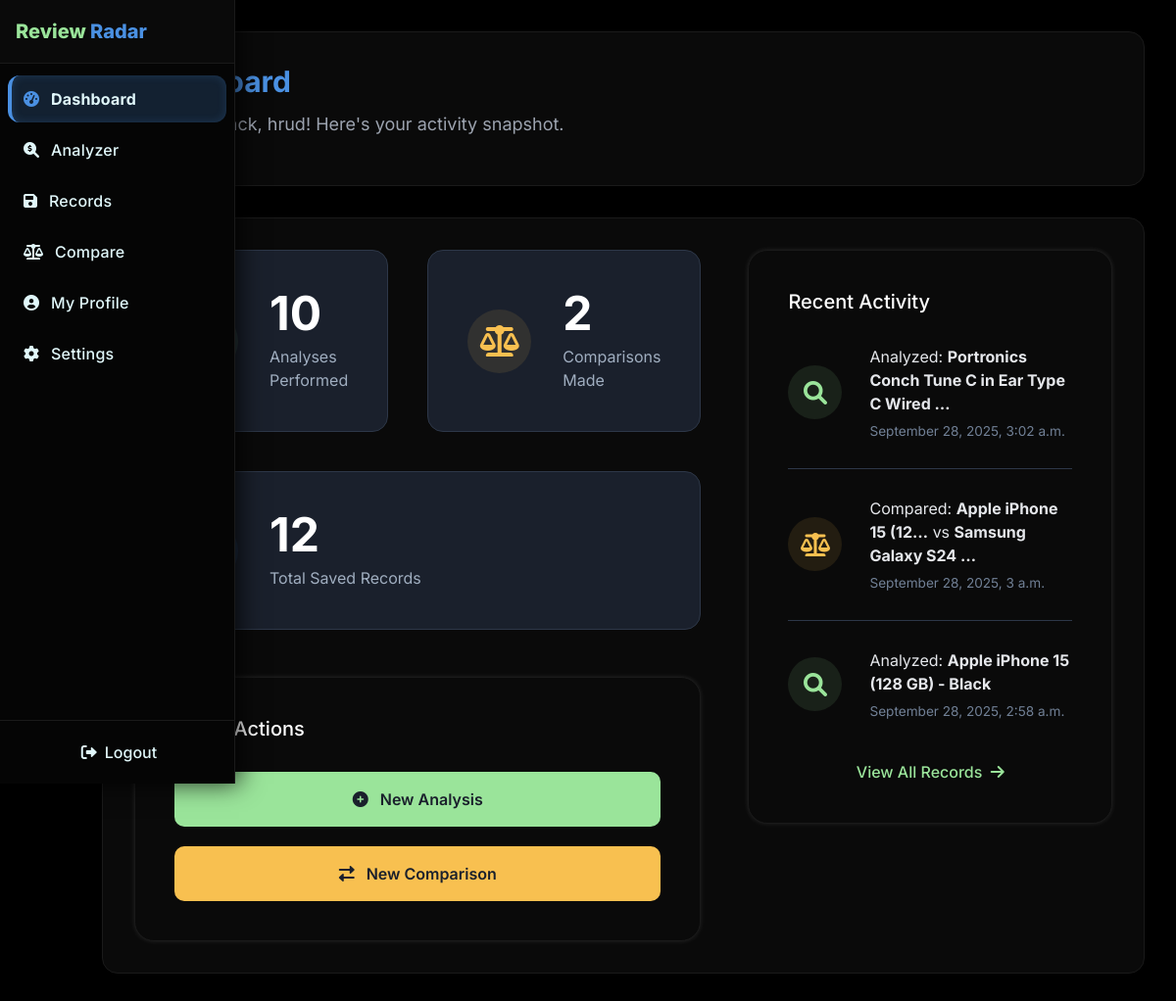
The app's page /user/dashboard/ (signed in), older data.
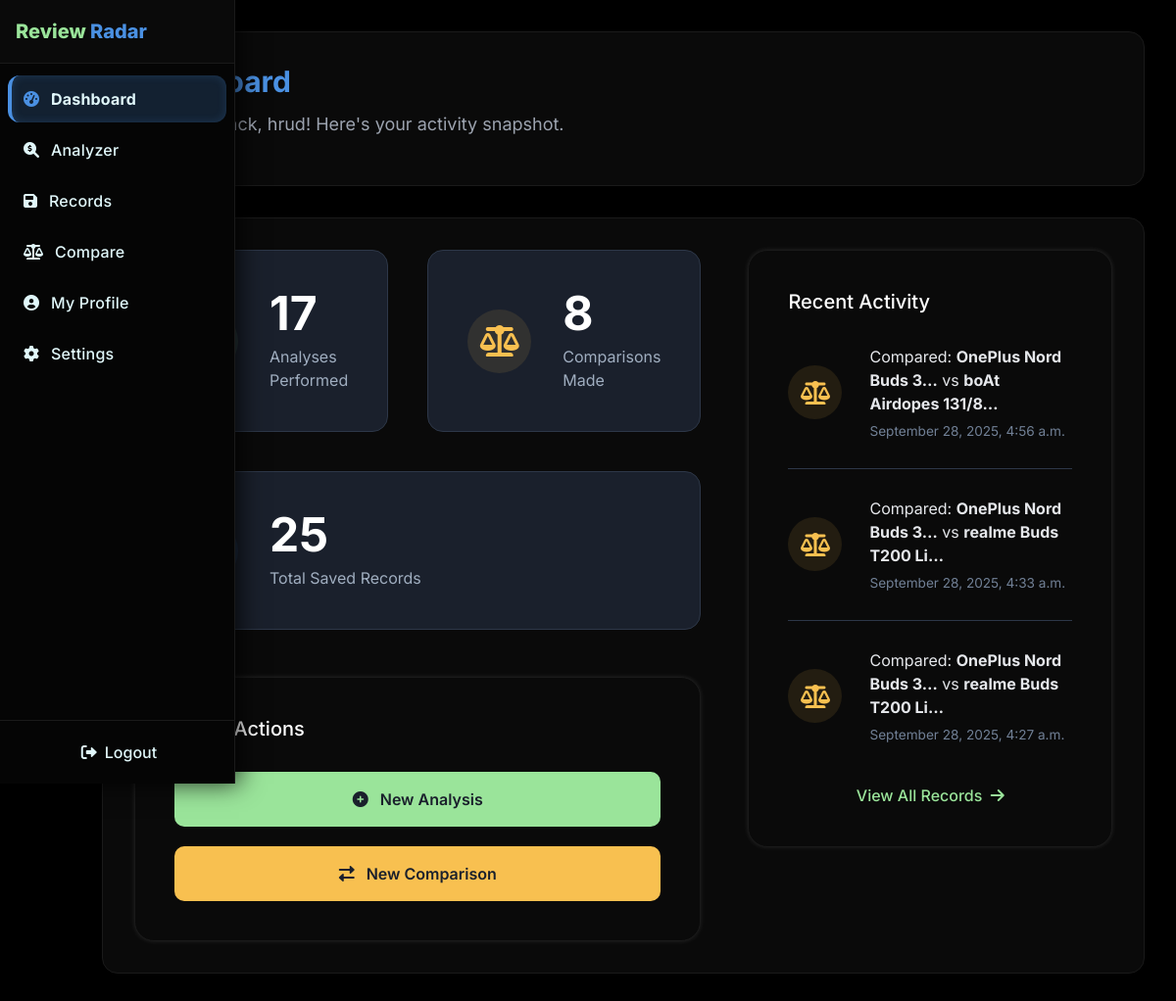
The same page, newer data.
### users/models.py (models this page shows, shortened)
class ProductAnalysis(models.Model):
    user = models.ForeignKey(User, on_delete=models.CASCADE, related_name='analyses')
    product_url = models.URLField(max_length=1024)
    product_name = models.CharField(max_length=512)
    analysis_data = models.JSONField()
    created_at = models.DateTimeField(auto_now_add=True)
    @property
    def record_type(self):
        return 'analysis'
    class Meta:
        ordering = ['-created_at']

class ProductComparison(models.Model):
    user = models.ForeignKey(User, on_delete=models.CASCADE, related_name='comparisons')
    product_url_1 = models.URLField(max_length=1024)
    product_name_1 = models.CharField(max_length=512)
    analysis_data_1 = models.JSONField()
    product_url_2 = models.URLField(max_length=1024)
    product_name_2 = models.CharField(max_length=512)
    analysis_data_2 = models.JSONField()
    comparison_metrics = models.JSONField()
    created_at = models.DateTimeField(auto_now_add=True)
    @property
    def record_type(self):
        return 'comparison'
    class Meta:
        ordering = ['-created_at']

### users/views.py (the view)
# urls.py: path('dashboard/', views.user_dashboard, name='user_dashboard'),
@login_required(login_url='/user/login/')
def user_dashboard(request):
    analyses_count = ProductAnalysis.objects.filter(user=request.user).count()
    comparisons_count = ProductComparison.objects.filter(user=request.user).count()
    user_analyses = ProductAnalysis.objects.filter(user=request.user)
    user_comparisons = ProductComparison.objects.filter(user=request.user)
    recent_records = sorted(
        chain(user_analyses, user_comparisons),
        key=attrgetter('created_at'),
        reverse=True
    )[:3] # Get the 3 most recent records
    context = {
        'analyses_count': analyses_count,
        'comparisons_count': comparisons_count,
        'saved_records_count': analyses_count + comparisons_count,
        'recent_records': recent_records
    }
    return render(request, "users/dashboard.html", context)

### users/templates/users/dashboard.html (shortened to what the changed rows need)
{% extends 'users/base.html' %}
{% load static %}
{% block page_title %}Dashboard{% endblock %}
{% block content %}
<div class="dashboard-grid">
    <div class="left-column">
        <div class="stats-grid">
            <div class="stat-card">
                <div class="stat-info">
                    <p class="stat-number">{{ analyses_count }}</p>
                    <p class="stat-label">Analyses Performed</p>
                </div>
            </div>
            <div class="stat-card">
                <div class="stat-info">
                    <p class="stat-number">{{ comparisons_count }}</p>
                    <p class="stat-label">Comparisons Made</p>
                </div>
            </div>
            <div class="stat-card full-span">
                <div class="stat-info">
                    <p class="stat-number">{{ saved_records_count }}</p>
                    <p class="stat-label">Total Saved Records</p>
                </div>
            </div>
        </div>
    </div>
    <div class="right-column">
        <div class="app-card">
            <div class="p-6">
                {% if recent_records %}
                <ul class="activity-list">
                    {% for record in recent_records %}
                    <li class="activity-item">
                        {% if record.record_type == 'analysis' %}
                        <div class="activity-icon-wrapper" style="background-color: rgba(154, 228, 154, 0.1);">
                            <i class="fas fa-search activity-icon" style="color: #9ae49a;"></i>
                        </div>
                        <div class="activity-content">
                            <p class="activity-title">Analyzed: <strong>{{ record.product_name|truncatechars:45 }}</strong></p>
                            <p class="activity-date">{{ record.created_at|date:"F j, Y, P" }}</p>
                        </div>
                        {% elif record.record_type == 'comparison' %}
                        <div class="activity-icon-wrapper" style="background-color: rgba(248, 192, 80, 0.1);">
                            <i class="fas fa-balance-scale activity-icon" style="color: #f8c050;"></i>
                        </div>
                        <div class="activity-content">
                            <p class="activity-title">Compared: <strong>{{ record.product_name_1|truncatechars:20 }}</strong> vs <strong>{{ record.product_name_2|truncatechars:20 }}</strong></p>
                            <p class="activity-date">{{ record.created_at|date:"F j, Y, P" }}</p>
                        </div>
                        {% endif %}
                    </li>
                    {% endfor %}
                </ul>
                {% else %}
                <div class="text-center p-4">
                    <i class="fas fa-history fa-2x" style="color: #4A5568; margin-bottom: 1rem;"></i>
                    <p style="color: #A0AEC0;">No activity yet. Perform an analysis or comparison to get started!</p>
                </div>
                {% endif %}
            </div>
        </div>
    </div>
</div>
{% endblock %}

Row changes from the older to the newer data that the page shows:
no longer on this page (row unchanged): ProductAnalysis: product_name "Portronics Conch Tune C in Ear Type C Wired …", created_at "September 28, 2025, 3:02 a.m."
no longer on this page (row unchanged): ProductComparison: product_name_1 "Apple iPhone 15 (12…", product_name_2 "Samsung Galaxy S24 …", created_at "September 28, 2025, 3 a.m."
no longer on this page (row unchanged): ProductAnalysis: product_name "Apple iPhone 15 (128 GB) - Black", created_at "September 28, 2025, 2:58 a.m."
added ProductComparison: product_name_1 "OnePlus Nord Buds 3…", product_name_2 "boAt Airdopes 131/8…", created_at "September 28, 2025, 4:56 a.m."
added ProductComparison: product_name_1 "OnePlus Nord Buds 3…", product_name_2 "realme Buds T200 Li…", created_at "September 28, 2025, 4:33 a.m."
added ProductComparison: product_name_1 "OnePlus Nord Buds 3…", product_name_2 "realme Buds T200 Li…", created_at "September 28, 2025, 4:27 a.m."
Text that changed along with them:
{{ analyses_count }}: "10" → "17"
{{ comparisons_count }}: "2" → "8"
{{ saved_records_count }}: "12" → "25"
